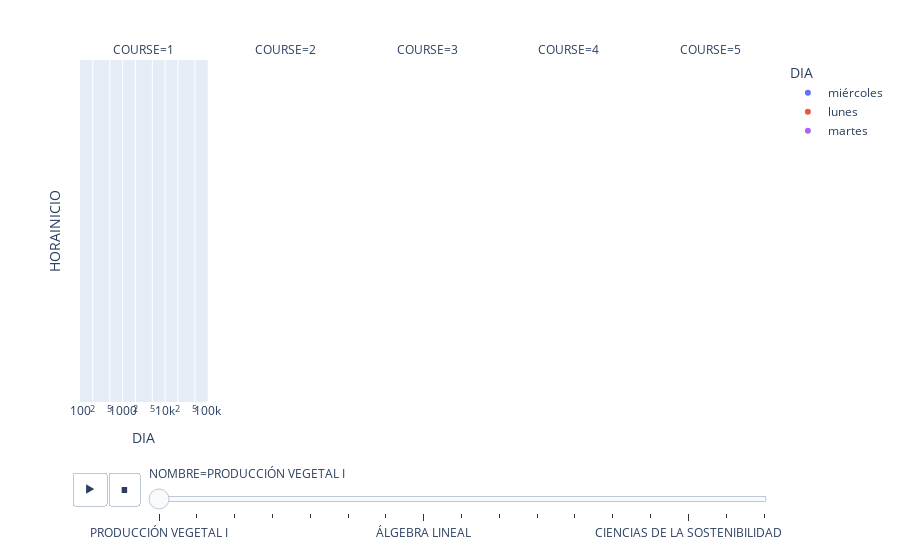

Notebook source saved alongside this figure:
### Code cell
import plotly.express as px
fig = px.scatter(df_H_p, x="DIA", y="HORAINICIO", animation_frame="NOMBRE", animation_group="CODIGOMATERIA",
                 color='DIA', facet_col="COURSE",log_x=True, size_max=45, range_x=[100,100000], range_y=[25,90])
fig.show()

### Figure 1 — Plotly figure (JSON) as saved in the notebook; plotly's stock layout.template omitted (floating-point values rounded to 4 significant figures)
{"data": [{"hovertemplate": "DIA=%{x}<br>NOMBRE=PRODUCCIÓN VEGETAL I<br>COURSE=1<br>HORAINICIO=%{y}<extra></extra>", "ids": ["AGRG1032       "], "legendgroup": "miércoles", "marker": {"color": "#636efa", "symbol": "circle"}, "mode": "markers", "name": "miércoles", "orientation": "v", "showlegend": true, "type": "scatter", "x": ["miércoles"], "xaxis": "x", "y": ["09:00:00"], "yaxis": "y"}, {"hovertemplate": "DIA=%{x}<br>NOMBRE=PRODUCCIÓN VEGETAL I<br>COURSE=1<br>HORAINICIO=%{y}<extra></extra>", "ids": ["AGRG1032       "], "legendgroup": "lunes", "marker": {"color": "#EF553B", "symbol": "circle"}, "mode": "markers", "name": "lunes", "orientation": "v", "showlegend": true, "type": "scatter", "x": ["lunes"], "xaxis": "x", "y": ["09:00:00"], "yaxis": "y"}, {"hovertemplate": "DIA=%{x}<br>NOMBRE=PRODUCCIÓN VEGETAL I<br>COURSE=1<br>HORAINICIO=%{y}<extra></extra>", "ids": ["AGRG1032       "], "legendgroup": "martes", "marker": {"color": "#ab63fa", "symbol": "circle"}, "mode": "markers", "name": "martes", "orientation": "v", "showlegend": true, "type": "scatter", "x": ["martes"], "xaxis": "x", "y": ["09:00:00"], "yaxis": "y"}], "layout": {"annotations": [{"font": {}, "showarrow": false, "text": "COURSE=1", "x": 0.092, "xanchor": "center", "xref": "paper", "y": 1, "yanchor": "bottom", "yref": "paper"}, {"font": {}, "showarrow": false, "text": "COURSE=2", "x": 0.296, "xanchor": "center", "xref": "paper", "y": 1, "yanchor": "bottom", "yref": "paper"}, {"font": {}, "showarrow": false, "text": "COURSE=3", "x": 0.5, "xanchor": "center", "xref": "paper", "y": 1, "yanchor": "bottom", "yref": "paper"}, {"font": {}, "showarrow": false, "text": "COURSE=4", "x": 0.704, "xanchor": "center", "xref": "paper", "y": 1, "yanchor": "bottom", "yref": "paper"}, {"font": {}, "showarrow": false, "text": "COURSE=5", "x": 0.908, "xanchor": "center", "xref": "paper", "y": 1, "yanchor": "bottom", "yref": "paper"}], "legend": {"title": {"text": "DIA"}, "tracegroupgap": 0}, "margin": {"t": 60}, "sliders": [{"active": 0, "currentvalue": {"prefix": "NOMBRE="}, "len": 0.9, "pad": {"b": 10, "t": 60}, "steps": [{"args": [["PRODUCCIÓN VEGETAL I"], {"frame": {"duration": 0, "redraw": false}, "fromcurrent": true, "mode": "immediate", "transition": {"duration": 0, "easing": "linear"}}], "label": "PRODUCCIÓN VEGETAL I", "method": "animate"}, {"args": [["DIAGNÓSTICO Y PROTECCIÓN VEGETAL I"], {"frame": {"duration": 0, "redraw": false}, "fromcurrent": true, "mode": "immediate", "transition": {"duration": 0, "easing": "linear"}}], "label": "DIAGNÓSTICO Y PROTECCIÓN VEGETAL I", "method": "animate"}, {"args": [["TÉCNICAS DIETÉTICAS"], {"frame": {"duration": 0, "redraw": false}, "fromcurrent": true, "mode": "immediate", "transition": {"duration": 0, "easing": "linear"}}], "label": "TÉCNICAS DIETÉTICAS", "method": "animate"}, {"args": [["CÁLCULO DE UNA VARIABLE"], {"frame": {"duration": 0, "redraw": false}, "fromcurrent": true, "mode": "immediate", "transition": {"duration": 0, "easing": "linear"}}], "label": "CÁLCULO DE UNA VARIABLE", "method": "animate"}, {"args": [["CÁLCULO VECTORIAL"], {"frame": {"duration": 0, "redraw": false}, "fromcurrent": true, "mode": "immediate", "transition": {"duration": 0, "easing": "linear"}}], "label": "CÁLCULO VECTORIAL", "method": "animate"}, {"args": [["SISTEMAS DIGITALES I"], {"frame": {"duration": 0, "redraw": false}, "fromcurrent": true, "mode": "immediate", "transition": {"duration": 0, "easing": "linear"}}], "label": "SISTEMAS DIGITALES I", "method": "animate"}, {"args": [["PRINCIPIOS DE ELECTRÓNICA"], {"frame": {"duration": 0, "redraw": false}, "fromcurrent": true, "mode": "immediate", "transition": {"duration": 0, "easing": "linear"}}], "label": "PRINCIPIOS DE ELECTRÓNICA", "method": "animate"}, {"args": [["ÁLGEBRA LINEAL"], {"frame": {"duration": 0, "redraw": false}, "fromcurrent": true, "mode": "immediate", "transition": {"duration": 0, "easing": "linear"}}], "label": "ÁLGEBRA LINEAL", "method": "animate"}, {"args": [["ESTADÍSTICA"], {"frame": {"duration": 0, "redraw": false}, "fromcurrent": true, "mode": "immediate", "transition": {"duration": 0, "easing": "linear"}}], "label": "ESTADÍSTICA", "method": "animate"}, {"args": [["INGLÉS III"], {"frame": {"duration": 0, "redraw": false}, "fromcurrent": true, "mode": "immediate", "transition": {"duration": 0, "easing": "linear"}}], "label": "INGLÉS III", "method": "animate"}, {"args": [["INGLÉS IV"], {"frame": {"duration": 0, "redraw": false}, "fromcurrent": true, "mode": "immediate", "transition": {"duration": 0, "easing": "linear"}}], "label": "INGLÉS IV", "method": "animate"}, {"args": [["INGLÉS I"], {"frame": {"duration": 0, "redraw": false}, "fromcurrent": true, "mode": "immediate", "transition": {"duration": 0, "easing": "linear"}}], "label": "INGLÉS I", "method": "animate"}, {"args": [["INGLÉS II"], {"frame": {"duration": 0, "redraw": false}, "fromcurrent": true, "mode": "immediate", "transition": {"duration": 0, "easing": "linear"}}], "label": "INGLÉS II", "method": "animate"}, {"args": [["INGLÉS V"], {"frame": {"duration": 0, "redraw": false}, "fromcurrent": true, "mode": "immediate", "transition": {"duration": 0, "easing": "linear"}}], "label": "INGLÉS V", "method": "animate"}, {"args": [["CIENCIAS DE LA SOSTENIBILIDAD"], {"frame": {"duration": 0, "redraw": false}, "fromcurrent": true, "mode": "immediate", "transition": {"duration": 0, "easing": "linear"}}], "label": "CIENCIAS DE LA SOSTENIBILIDAD", "method": "animate"}, {"args": [["FUNDAMENTOS DE PROGRAMACIÓN"], {"frame": {"duration": 0, "redraw": false}, "fromcurrent": true, "mode": "immediate", "transition": {"duration": 0, "easing": "linear"}}], "label": "FUNDAMENTOS DE PROGRAMACIÓN", "method": "animate"}, {"args": [["EMPRENDIMIENTO E INNOVACIÓN"], {"frame": {"duration": 0, "redraw": false}, "fromcurrent": true, "mode": "immediate", "transition": {"duration": 0, "easing": "linear"}}], "label": "EMPRENDIMIENTO E INNOVACIÓN", "method": "animate"}], "x": 0.1, "xanchor": "left", "y": 0, "yanchor": "top"}], "updatemenus": [{"buttons": [{"args": [null, {"frame": {"duration": 500, "redraw": false}, "fromcurrent": true, "mode": "immediate", "transition": {"duration": 500, "easing": "linear"}}], "label": "&#9654;", "method": "animate"}, {"args": [[null], {"frame": {"duration": 0, "redraw": false}, "fromcurrent": true, "mode": "immediate", "transition": {"duration": 0, "easing": "linear"}}], "label": "&#9724;", "method": "animate"}], "direction": "left", "pad": {"r": 10, "t": 70}, "showactive": false, "type": "buttons", "x": 0.1, "xanchor": "right", "y": 0, "yanchor": "top"}], "xaxis": {"anchor": "y", "categoryarray": ["miércoles", "lunes", "jueves", "martes"], "categoryorder": "array", "domain": [0, 0.184], "range": [2, 5], "title": {"text": "DIA"}, "type": "log"}, "xaxis2": {"anchor": "y2", "categoryarray": ["miércoles", "lunes", "jueves", "martes"], "categoryorder": "array", "domain": [0.204, 0.388], "matches": "x", "range": [2, 5], "title": {"text": "DIA"}, "type": "log"}, "xaxis3": {"anchor": "y3", "categoryarray": ["miércoles", "lunes", "jueves", "martes"], "categoryorder": "array", "domain": [0.408, 0.592], "matches": "x", "range": [2, 5], "title": {"text": "DIA"}, "type": "log"}, "xaxis4": {"anchor": "y4", "categoryarray": ["miércoles", "lunes", "jueves", "martes"], "categoryorder": "array", "domain": [0.612, 0.796], "matches": "x", "range": [2, 5], "title": {"text": "DIA"}, "type": "log"}, "xaxis5": {"anchor": "y5", "categoryarray": ["miércoles", "lunes", "jueves", "martes"], "categoryorder": "array", "domain": [0.816, 1], "matches": "x", "range": [2, 5], "title": {"text": "DIA"}, "type": "log"}, "yaxis": {"anchor": "x", "domain": [0, 1], "range": [25, 90], "title": {"text": "HORAINICIO"}}, "yaxis2": {"anchor": "x2", "domain": [0, 1], "matches": "y", "showticklabels": false}, "yaxis3": {"anchor": "x3", "domain": [0, 1], "matches": "y", "showticklabels": false}, "yaxis4": {"anchor": "x4", "domain": [0, 1], "matches": "y", "showticklabels": false}, "yaxis5": {"anchor": "x5", "domain": [0, 1], "matches": "y", "showticklabels": false}}}
